Frame 1 (no input): blank canvas, image omitted
Frame 60 (no input): blank canvas, image omitted
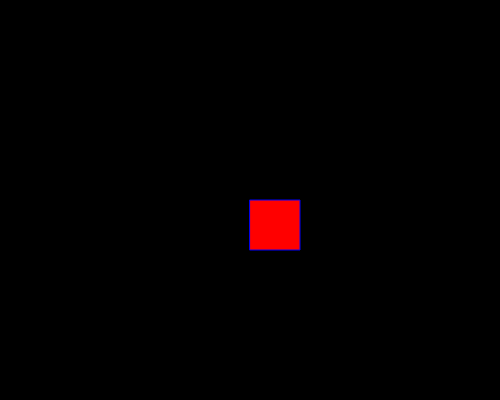
Frame 120 (the mouse pressed at the canvas centre since frame 60)

The p5.js sketch whose frames 1 and 60 were blank and that drew this single picture after the mouse press (run headless with seeded random() and noise() and a simulated clock; from frame 60 on, the mouse is pressed at the canvas centre):

// p5.js sketch
// ── sketch.js
function setup() {
  createCanvas(500, 400);
}

function draw() {
  stroke("blue")
  fill ("red")
  background("Black");
  
  // console.log (mouseIsPressed);
  
  if (mouseIsPressed) {
  rect(mouseX,mouseY,50,50);
  }
}
